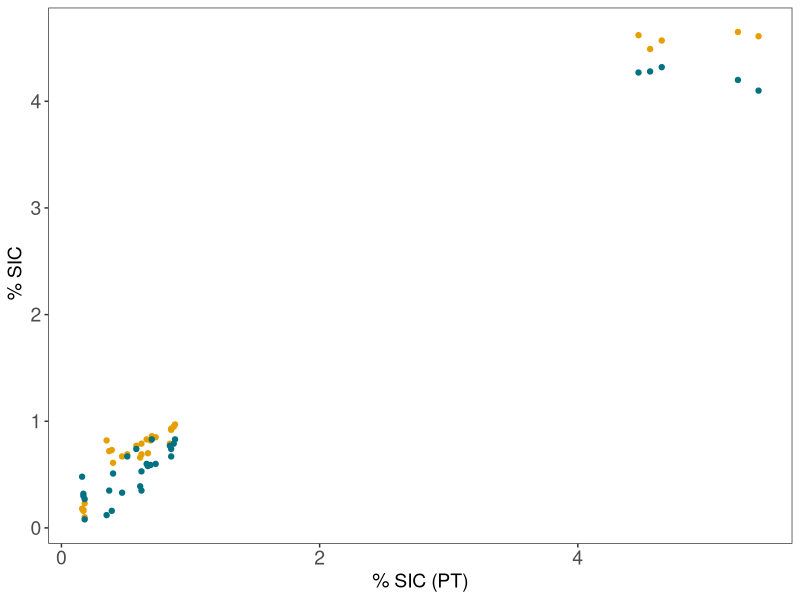

Here is the R script that generated this plot: (Note: this script raises an error after producing the figure.)
library(tidyverse)
library(ggplot2)

#Regressions for all quantification procedures vs. the P0 quantification procedures

#data set structured for regression figures
P0r <- read.csv("For RStudio/P0_reg.csv")

#Regressions for inorganic C
F = as.formula(y~x)
#subset for soils with inorganic C procedures that quantified % IC
ICNAp <- subset(P0r, !is.na(IC) & Fizz == "P" )

legend_title <-"Methods" 
ggplt <- ggplot(ICNAp,aes(x=P0_IC,y=IC, color=SIC_Q))+ 
  geom_point()+ 
  scale_color_manual(legend_title, values=c("FTIR" = "#E69F00", "EA-AF"="#007282"))+
  scale_fill_manual(legend_title, values=c("FTIR" = "#E69F00", "EA-AF"="#007282"))+
  xlab(bquote('% SIC (PT)'))+
  ylab(bquote(' % SIC')) +
  theme_bw() + theme(panel.grid.major = element_blank(), panel.grid.minor = element_blank())+
  theme(axis.text=element_text(size=14), axis.title=element_text(size=14), 
        legend.position="none", #no legend
        strip.text.x = element_text(size = 14,face="bold"))

ggplt 


#Plotting multiple regression lines and equations
P0rIC <-ggplt+geom_smooth(method=lm,se=FALSE,fullrange=TRUE, linewidth=.75)+
  stat_regline_equation(
    label.x = c(1.1,1.1), label.y = c(0.5,0.25),
    aes(label =  paste(..eq.label.., ..rr.label.., sep = "~~~~")),
    formula=F,size=4)
P0rIC

#getting p-value for significance
mo <- lm(IC ~ P0_IC, data=ICNAp[ICNAp$SIC_Q=="EA-AF",])
summary(mo)

mo1 <- lm(IC ~ P0_IC, data=ICNAp[ICNAp$SIC_Q=="FTIR",])
summary(mo1)

#Regressions for organic C
ggplto <- ggplot(P0r,aes(x=P0_OC,y=OC, color=SOC_Q))+ 
  geom_point()+ 
  scale_color_manual(legend_title, values=c("FTIR" = "#E69F00", "AF"="#007282", "LOI"="#D55E00"))+
  scale_fill_manual(legend_title, values=c("FTIR" = "#E69F00", "AF"="#007282", "LOI"="#D55E00"))+
  xlab(bquote('% SOC (EA-PT)'))+
  ylab(bquote(' % SOC')) +
  theme_bw() + theme(panel.grid.major = element_blank(), panel.grid.minor = element_blank())+
  theme(axis.text=element_text(size=14), axis.title=element_text(size=14), 
        legend.title = element_text(size=14), 
        legend.text = element_text(size=14), 
        strip.text.x = element_text(size = 14,face="bold")) 

ggplto 

#Plotting multiple regression lines and equations 
P0rOC <-ggplto+geom_smooth(method=lm,se=FALSE,fullrange=TRUE,linewidth=.75)+
  stat_regline_equation(
    label.x = c(1.5,1.5,1.5), label.y = c(1.0,0.75,0.5),
    aes(label =  paste(..eq.label.., ..rr.label.., sep = "~~~~")),
    formula=F,size=4)
P0rOC

ggsave("OCFTIR.png", dpi= 300, width = 7, height = 7)

#getting p-value for significance
mo2 <- lm(OC ~ P0_OC, data=OCNAp[OCNAp$SOC_Q=="LOI",])
summary(mo2)

mo3 <- lm(OC ~ P0_OC, data=OCNAp[OCNAp$SOC_Q=="AF",])
summary(mo3)

mo4 <- lm(OC ~ P0_OC, data=OCNAp[OCNAp$SOC_Q=="FTIR",])
summary(mo4)


#Regression for total C
#subset for procedures quantifying % total C
TCNAp <- subset(P0r, !is.na(TC))

ggpltt <- ggplot(TCNAp,aes(x=P0_TC,y=TC, color=TC_Q))+ 
  geom_point()+ 
  scale_color_manual(legend_title, values=c("FTIR" = "#E69F00"))+
  scale_fill_manual(legend_title, values=c("FTIR" = "#E69F00"))+
  xlab(bquote('% TC (EA)'))+
  ylab(bquote('% TC')) +
  theme_bw() + theme(panel.grid.major = element_blank(), panel.grid.minor = element_blank())+
  theme(axis.text=element_text(size=14), axis.title=element_text(size=14), 
        legend.position="none", 
        strip.text.x = element_text(size = 14,face="bold"))

ggpltt 

# Plotting multiple Regression Lines 
P0tc <- ggpltt+geom_smooth(method=lm,se=FALSE,fullrange=TRUE,linewidth=.75)+
  stat_regline_equation(
    label.x = c(2,2), label.y = c(1.5,1.25),
    aes(label =  paste(..eq.label.., ..rr.label.., sep = "~~~~")),
    formula=F,size=4)

P0tc

#getting p-value for significance
mo5 <- lm(TC ~ P0_TC, data=TCNAp[TCNAp$TC_Q=="FTIR",])
summary(mo5)

#creating one figure
library(patchwork)
q <- P0tc + P0rIC + P0rOC +
  plot_layout(ncol=3, guides="collect")
q 
fq  <- q+plot_annotation(tag_levels = list(c("(a)", "(b)", "(c)")))
fq
ggsave("fquant.png", dpi= 300, width = 12, height = 9, fq)

#Coefficient of variance for procedures P0-P10 

#Full data set for P0-P10
AllQ <- read.csv("For RStudio/Data_quant.csv")

#subset for all procedures that quantify % TC
TCsub <- AllQ[c(1:540), ]
#average % TC for each site*procedure combo
TCpSUMall <- TCsub %>%
  group_by(Site, Procedure) %>%
  summarise(n = n(),
            mean = mean(pct_TC),
            sd = sd(pct_TC),
            se = sd/sqrt(n))
#calculating cv  
TCpSUMall$cv <- (TCpSUMall$sd/TCpSUMall$mean)*100
#boxplot for cv % TC
cvTC<- ggplot(TCpSUMall, aes(x=Procedure, y = cv, color=Procedure))+
  geom_boxplot()+
  ylab(bquote('CV % TC'))+
  scale_color_manual("Procedure", values=c("P0" = "#332288", "P1"="#117733", "P2" = "#44aa99","P3"= "#88ccee",
                                           "P4" = "#ddcc77", "P5"="#aa4499", "P6"="#cc6677", "P7"="#882255", 
                                           "P8" = "#E69F00"))+
  
  theme_bw() + theme(panel.grid.major = element_blank(), panel.grid.minor = element_blank()) +
  theme(axis.text=element_text(size=14), axis.title=element_text(size=14), 
        legend.position="none", 
        strip.text.x = element_text(size = 14,face="bold"),
        axis.text.x = element_text(angle=90, vjust=.5, hjust=1))

cvTC

#subset for all procedures that quantify % SIC
ICquant <- AllQ[c(1:600), ]
ICcv <- subset(ICquant, Fizz == "P")
#average % SIC for each site*procedure combo
ICpSUM <- ICcv %>%
  group_by(Site,Procedure) %>%
  summarise(n = n(),
            mean = mean(pct_SIC),
            sd = sd(pct_SIC),
            se = sd/sqrt(n))
#calculating cv
ICpSUM$cv <- (ICpSUM$sd/ICpSUM$mean)*100
#boxplot for cv % SIC
cvIC<- ggplot(ICpSUM, aes(x=Procedure, y = cv, color=Procedure))+
  geom_boxplot()+
  ylab(bquote('CV % SIC')) +
  scale_color_manual("Procedure", values=c("P0" = "#332288", "P1"="#117733", "P2" = "#44aa99","P3"= "#88ccee",
                                           "P4" = "#ddcc77", "P5"="#aa4499", "P6"="#cc6677", "P7"="#882255", 
                                           "P8" = "#E69F00", "P9"="#007282"))+
  theme_bw() + theme(panel.grid.major = element_blank(), panel.grid.minor = element_blank()) +
  theme(axis.text=element_text(size=14), axis.title=element_text(size=14), 
        legend.position="none", 
        strip.text.x = element_text(size = 14,face="bold"),
        axis.text.x = element_text(angle=90, vjust=.5, hjust=1))
cvIC

#average % SOC for each site*procedure combo
OCSUM <- AllQ %>%
  group_by(Site,Procedure) %>%
  summarise(n = n(),
            mean = mean(pct_SOC),
            sd = sd(pct_SOC),
            se = sd/sqrt(n))
#calculating cv
OCSUM$cv <- (OCSUM$sd/OCSUM$mean)*100
#ordering procedures in ascending order
OCo <- factor(OCSUM$Procedure, 
              level = c('P0', 'P1', 'P2', 'P3', 'P4', 'P5',
                        'P6','P7','P8', 'P9','P10'))
cvOC<- ggplot(OCSUM, aes(x=OCo, y = cv, color=OCo))+
  geom_boxplot()+
  ylab(bquote('CV % SOC')) +
  xlab(bquote('Procedure'))+
  scale_color_manual("Procedure", values=c("P0" = "#332288", "P1"="#117733", "P2" = "#44aa99","P3"= "#88ccee",
                                           "P4" = "#ddcc77", "P5"="#aa4499", "P6"="#cc6677", "P7"="#882255", 
                                           "P8" = "#E69F00", "P9"="#007282", "P10"="#D55E00"))+
  theme_bw() + theme(panel.grid.major = element_blank(), panel.grid.minor = element_blank()) +
  theme(axis.text=element_text(size=14), axis.title=element_text(size=14), 
        legend.title = element_text(size=14), 
        legend.text = element_text(size=14), 
        strip.text.x = element_text(size = 14,face="bold"),
        axis.text.x = element_text(angle=90, vjust=.5, hjust=1))
cvOC

#creating one figure
library(patchwork)
cva <- cvTC + cvIC + cvOC+
  plot_layout(ncol=3, guides="collect")
cva
#labeling panels
fcva  <- cva + plot_annotation(tag_levels = list(c("(a)", "(b)", "(c)")))
fcva
ggsave("cv_final.png", dpi= 300, width = 9, height = 6, fcva)
